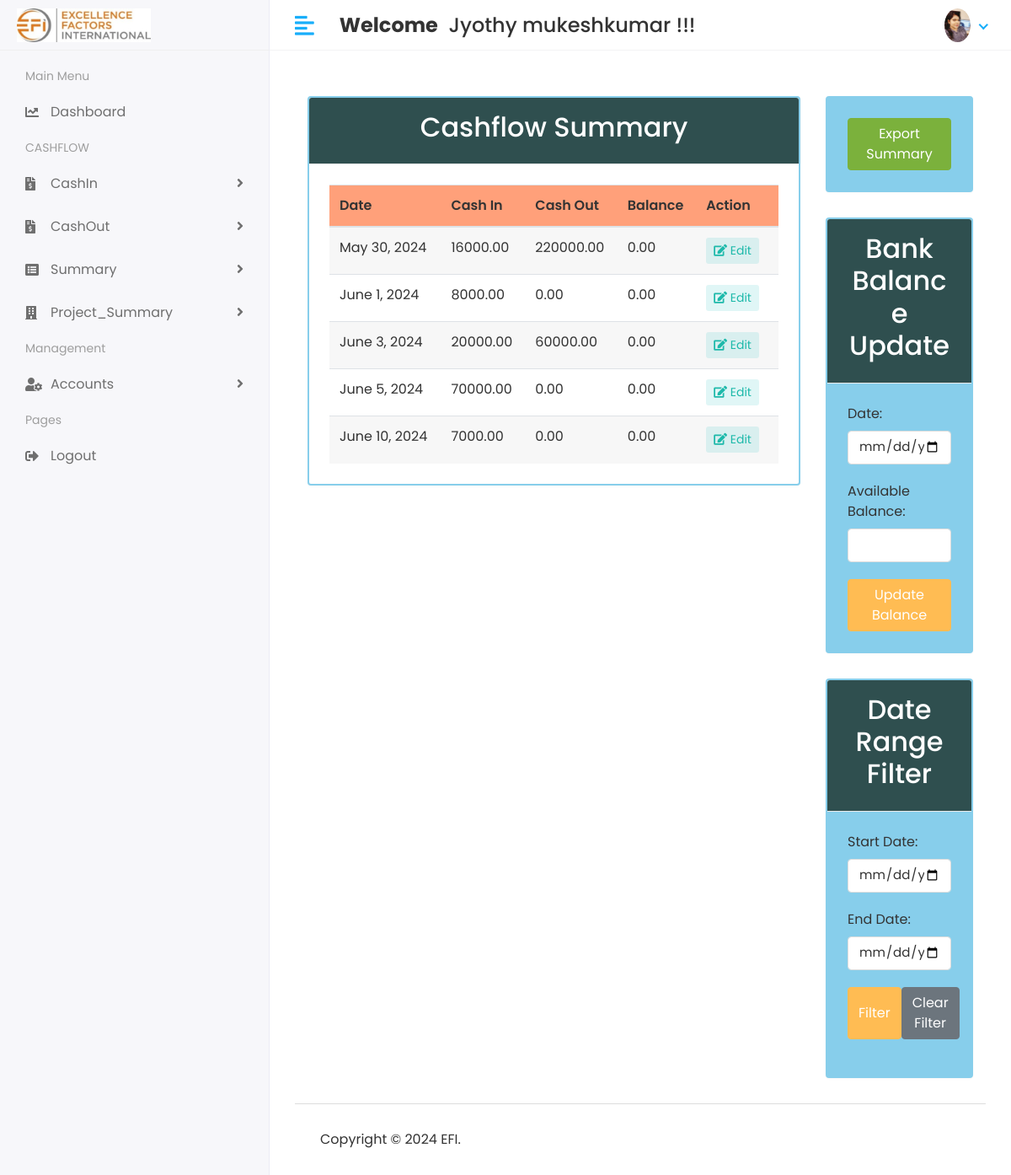
The page /account/Summary/View (signed in) on the database its author committed.
### cashflow/models.py (models this page shows, shortened)
class CustomUser(AbstractUser):
    USER_TYPES = (
        ('1', 'Account Team'),
        ('2', 'Manager'),
        ('3', 'Admin'),
    )
    user_type = models.CharField(choices=USER_TYPES, max_length=50, default='ACCOUNT_TEAM')
    profile_pic = models.ImageField(upload_to='profile_pics', blank=True, null=True)

class Summary(models.Model):
    date = models.DateField(unique=True)
    cash_in = models.DecimalField(max_digits=10, decimal_places=2, default=0.0)
    cash_out = models.DecimalField(max_digits=10, decimal_places=2, default=0.0)
    balance = models.DecimalField(max_digits=10, decimal_places=2, default=0.0)

### data_management_main/account_views.py (the view, shortened to what this page needs)
# urls.py: path('account/Summary/View',  account_views.summary_view, name='view_summary'),
@login_required(login_url='/')
def summary_view(request):
    form = BalanceUpdateForm(request.POST or None)
    date_range_form = DateRangeForm(request.GET or None)
    summaries = Summary.objects.order_by('date')
    context = {
        'summaries': summaries,
        'form': form,
        'date_range_form': date_range_form,
    }
    return render(request, 'account/view-summary.html', context)

### cashflow/forms.py
class BalanceUpdateForm(forms.Form):
    date = forms.DateField(
        label='Date',
        widget=forms.DateInput(attrs={'type': 'date', 'class': 'form-control'})
    )
    available_balance = forms.DecimalField(
        label='Available Balance',
        widget=forms.NumberInput(attrs={'class': 'form-control'})
    )

class DateRangeForm(forms.Form):
    start_date = forms.DateField(widget=forms.DateInput(attrs={'type': 'date'}), required=False)
    end_date = forms.DateField(widget=forms.DateInput(attrs={'type': 'date'}), required=False)

### templates/account/view-summary.html (shortened to what this page needs)
{% extends 'base.html' %}
{% block content %}
<div class="container-fluid">
    <div class="row">
        <div class="col-lg-9">
            <div class="card mt-4" style="border: 2px solid #87CEEB;">
                <div class="card-header text-center" style="background-color: #2F4F4F; color: white;">
                    <h2>Cashflow Summary</h2>
                </div>
                <div class="card-body">
                    <div class="table-responsive">
                        <table class="table table-striped">
                            <thead>
                                <tr style="background-color: #FFA07A;">
                                    <th>Date</th>
                                    <th>Cash In</th>
                                    <th>Cash Out</th>
                                    <th>Balance</th>
                                    <th>Action</th>
                                </tr>
                            </thead>
                            <tbody>
                                {% for summary in summaries %}
                                <tr>
                                    <td>{{ summary.date }}</td>
                                    <td>{{ summary.cash_in }}</td>
                                    <td>{{ summary.cash_out }}</td>
                                    <td>{{ summary.balance }}</td>
                                    <td>
                                        <div class="actions">
                                            <a href="{% url 'edit_summary' summary.date %}" class="btn btn-sm bg-info-light mr-2">
                                                <i class="fas fa-edit"></i> Edit
                                            </a>
                                        </div>
                                    </td>
                                </tr>
                                {% endfor %}
                            </tbody>
                        </table>
                    </div>
                </div>
            </div>
        </div>
        <div class="col-lg-3">
            <div class="card mt-4" style="border: 2px solid #87CEEB;">
                <div class="card-body" style="background-color: #87CEEB;">
                    <a href="{% url 'export_summary' %}" class="btn btn-success btn-block">Export Summary</a>
                </div>
            </div>
            <div class="card mt-4" style="border: 2px solid #87CEEB;">
                <div class="card-header text-center" style="background-color: #2F4F4F; color: white;">
                    <h2>Bank Balance Update</h2>
                </div>
                <div class="card-body" style="background-color: #87CEEB;">
                    <form method="POST">
                        <div class="form-group">
                            {{ form.date.label_tag }}<br>
                            {{ form.date }}
                        </div>
                        <div class="form-group">
                            {{ form.available_balance.label_tag }}<br>
                            {{ form.available_balance }}
                        </div>
                        <button type="submit" class="btn btn-primary btn-block">Update Balance</button>
                    </form>
                </div>
            </div>
            <div class="card mt-4" style="border: 2px solid #87CEEB;">
                <div class="card-header text-center" style="background-color: #2F4F4F; color: white;">
                    <h2>Date Range Filter</h2>
                </div>
                <div class="card-body" style="background-color: #87CEEB;">
                    <form method="GET">
                        <div class="form-group">
                            <label for="start_date">Start Date:</label>
                            <input type="date" name="start_date" id="start_date" class="form-control" value="{{ request.GET.start_date }}">
                        </div>
                        <div class="form-group">
                            <label for="end_date">End Date:</label>
                            <input type="date" name="end_date" id="end_date" class="form-control" value="{{ request.GET.end_date }}">
                        </div>
                        <div class="form-group d-flex justify-content-between">
                            <button type="submit" class="btn btn-primary">Filter</button>
                            <a href="{% url 'view_summary' %}" class="btn btn-secondary">Clear Filter</a>
                        </div>
                    </form>
                </div>
            </div>
        </div>
    </div>
</div>
{% endblock %}

### templates/includes/header.html (shortened to what this page needs)
{% load static %}
<div class="header">
    <div class="header-left">
       <a href="index.html" class="logo">
       <img src="{% static 'assets/img/logo.jpg' %}" alt="Logo">
       </a>
    </div>
    <a href="javascript:void(0);" id="toggle_btn">
    <i class="fas fa-align-left"></i>
    </a>
    <div class="top-nav-search mt-3">
       <h4><strong> Welcome</strong>&nbsp;<span> {{ user.first_name}} {{ user.last_name}}</span>&nbsp;!!! </h4>
    </div>
      <ul class="nav user-menu">
       <li class="nav-item dropdown has-arrow">
          <a href="#" class="dropdown-toggle nav-link" data-toggle="dropdown">
          {% if user.profile_pic == "" %}
          <span class="user-img"><img class="rounded-circle" src="{% static 'assets/img/profiles/avatar-01.jpeg' %}" width="31" alt="Ryan Taylor"></span>
          {% else %}
          <span class="user-img"><img class="rounded-circle" src="/{{user.profile_pic}}" width="31" alt="Ryan Taylor"></span>
           {% endif %}
        </a>
       </li>
    </ul>
 </div>

### static/assets/css/style.css (style rules this page uses)
html { height: 100%; }
body { background-color: #fff; color: #333; font-family: 'Poppins', sans-serif; font-size: 1rem; height: 100%; line-height: 1.5; overflow-x: hidden; }
h1, h2, h3, h4, h5, h6 { font-family: 'Poppins', sans-serif; margin-top: 0; }
.form-control { border: 1px solid #ddd; box-shadow: none; color: #333; font-size: 15px; height: 40px; }
a { color: #009ce7; }
input, button, a { transition: all 0.4s ease; -moz-transition: all 0.4s ease; -o-transition: all 0.4s ease; -ms-transition: all 0.4s ease; -webkit-transition: all 0.4s ease; }
input, input:focus, button, button:focus { outline: none; }
.form-group { margin-bottom: 1.25rem; }
ul, ol { padding: 0px; list-style: none; }
.table { color: #333; max-width: 100%; margin-bottom: 0; width: 100%; }
.table-striped > tbody > tr:nth-of-type(2n+1) { background-color: #f8f9fa; }
.table thead tr th { font-weight: 600; }
.table tbody tr { border-bottom: 1px solid rgba(0, 0, 0, 0.05); }
.table-striped thead tr { border-color: transparent; }
.table-striped tbody tr { border-color: transparent; }
.table-striped tbody tr:nth-of-type(even) { background-color: rgba(255, 255, 255, 0.3); }
.table-striped tbody tr:nth-of-type(odd) { background-color: rgba(235, 235, 235, 0.4); }
.btn-primary { background-color: #FFBC53; border: 1px solid #FFBC53; }
.btn-success { background-color: #7bb13c; border: 1px solid #7bb13c }
.card { border: 1px solid #ececf5; box-shadow: 0 1px 3px 0 rgba(0, 0, 0, 0.03); margin-bottom: 1.875rem; }
.card-body { padding: 1.5rem; }
.card-header { border-bottom: 1px solid #e6e6e6; padding: 1rem 1.5rem; }
.card .card-header { background-color: #fff; border-bottom: 1px solid #eaeaea; }
.bg-info-light { background-color:rgba(2, 182, 179,0.12) !important; color:#1db9aa !important; }
.header { background-color: #fff; border-bottom: 1px solid #f3f3f4; left: 0; position: fixed; right: 0; top: 0; z-index: 1001; height: 60px; }
.header .header-left { float: left; height: 60px; padding: 0 20px; position: relative; width: 320px; z-index: 1; transition: all 0.2s ease-in-out; background-color: #f7f7fa; border-bottom: 1px solid #efefef; border-right: 1px solid #ececf5; display: flex; align-items: center; }
.header .header-left .logo { display: inline-block; line-height: 60px; }
.header .header-left .logo img { max-height: 40px; width: auto; }
.header .dropdown-toggle:after { display: none; }
.header .has-arrow .dropdown-toggle:after { border-top: 0; border-left: 0; border-bottom: 2px solid #18aefa; border-right: 2px solid #18aefa; content: ''; height: 8px; display: inline-block; pointer-events: none; -webkit-transform-origin: 66% 66%; -ms-transform-origin: 66% 66%; transform-origin: 66% 66%; -webkit-transform: rotate(45deg); -ms-transform: rotate(45deg); transform: rotate(45deg); -webkit-transition: all 0.15s ease-in-out; transition: all 0.15s ease-in-out; width: 8px; vertical-align: 0px; }
.user-menu { float: right; margin: 0; position: relative; z-index: 99; padding-right: 15px; }
.user-menu.nav > li > a { color: #a0a0a0; font-size: 14px; line-height: 58px; padding: 0 15px; height: 60px; }
.user-img { margin-right: 3px; position: relative; }
.top-nav-search { float: left; margin-left: 15px; }
@media (min-width: 992px) { #toggle_btn { align-items: center; color: #18aefa; display: inline-flex; float: left; font-size: 26px; height: 60px; justify-content: center; margin-left: 15px; padding: 0 15px; } }

### rows shown on the page
CustomUser: first_name "Jyothy", last_name "mukeshkumar", profile_pic (picture)
Summary: date "May 30, 2024", cash_in "16000.00", cash_out "220000.00", balance "0.00"
Summary: date "June 1, 2024", cash_in "8000.00", cash_out "0.00", balance "0.00"
Summary: date "June 3, 2024", cash_in "20000.00", cash_out "60000.00", balance "0.00"
Summary: date "June 5, 2024", cash_in "70000.00", cash_out "0.00", balance "0.00"
Summary: date "June 10, 2024", cash_in "7000.00", cash_out "0.00", balance "0.00"
